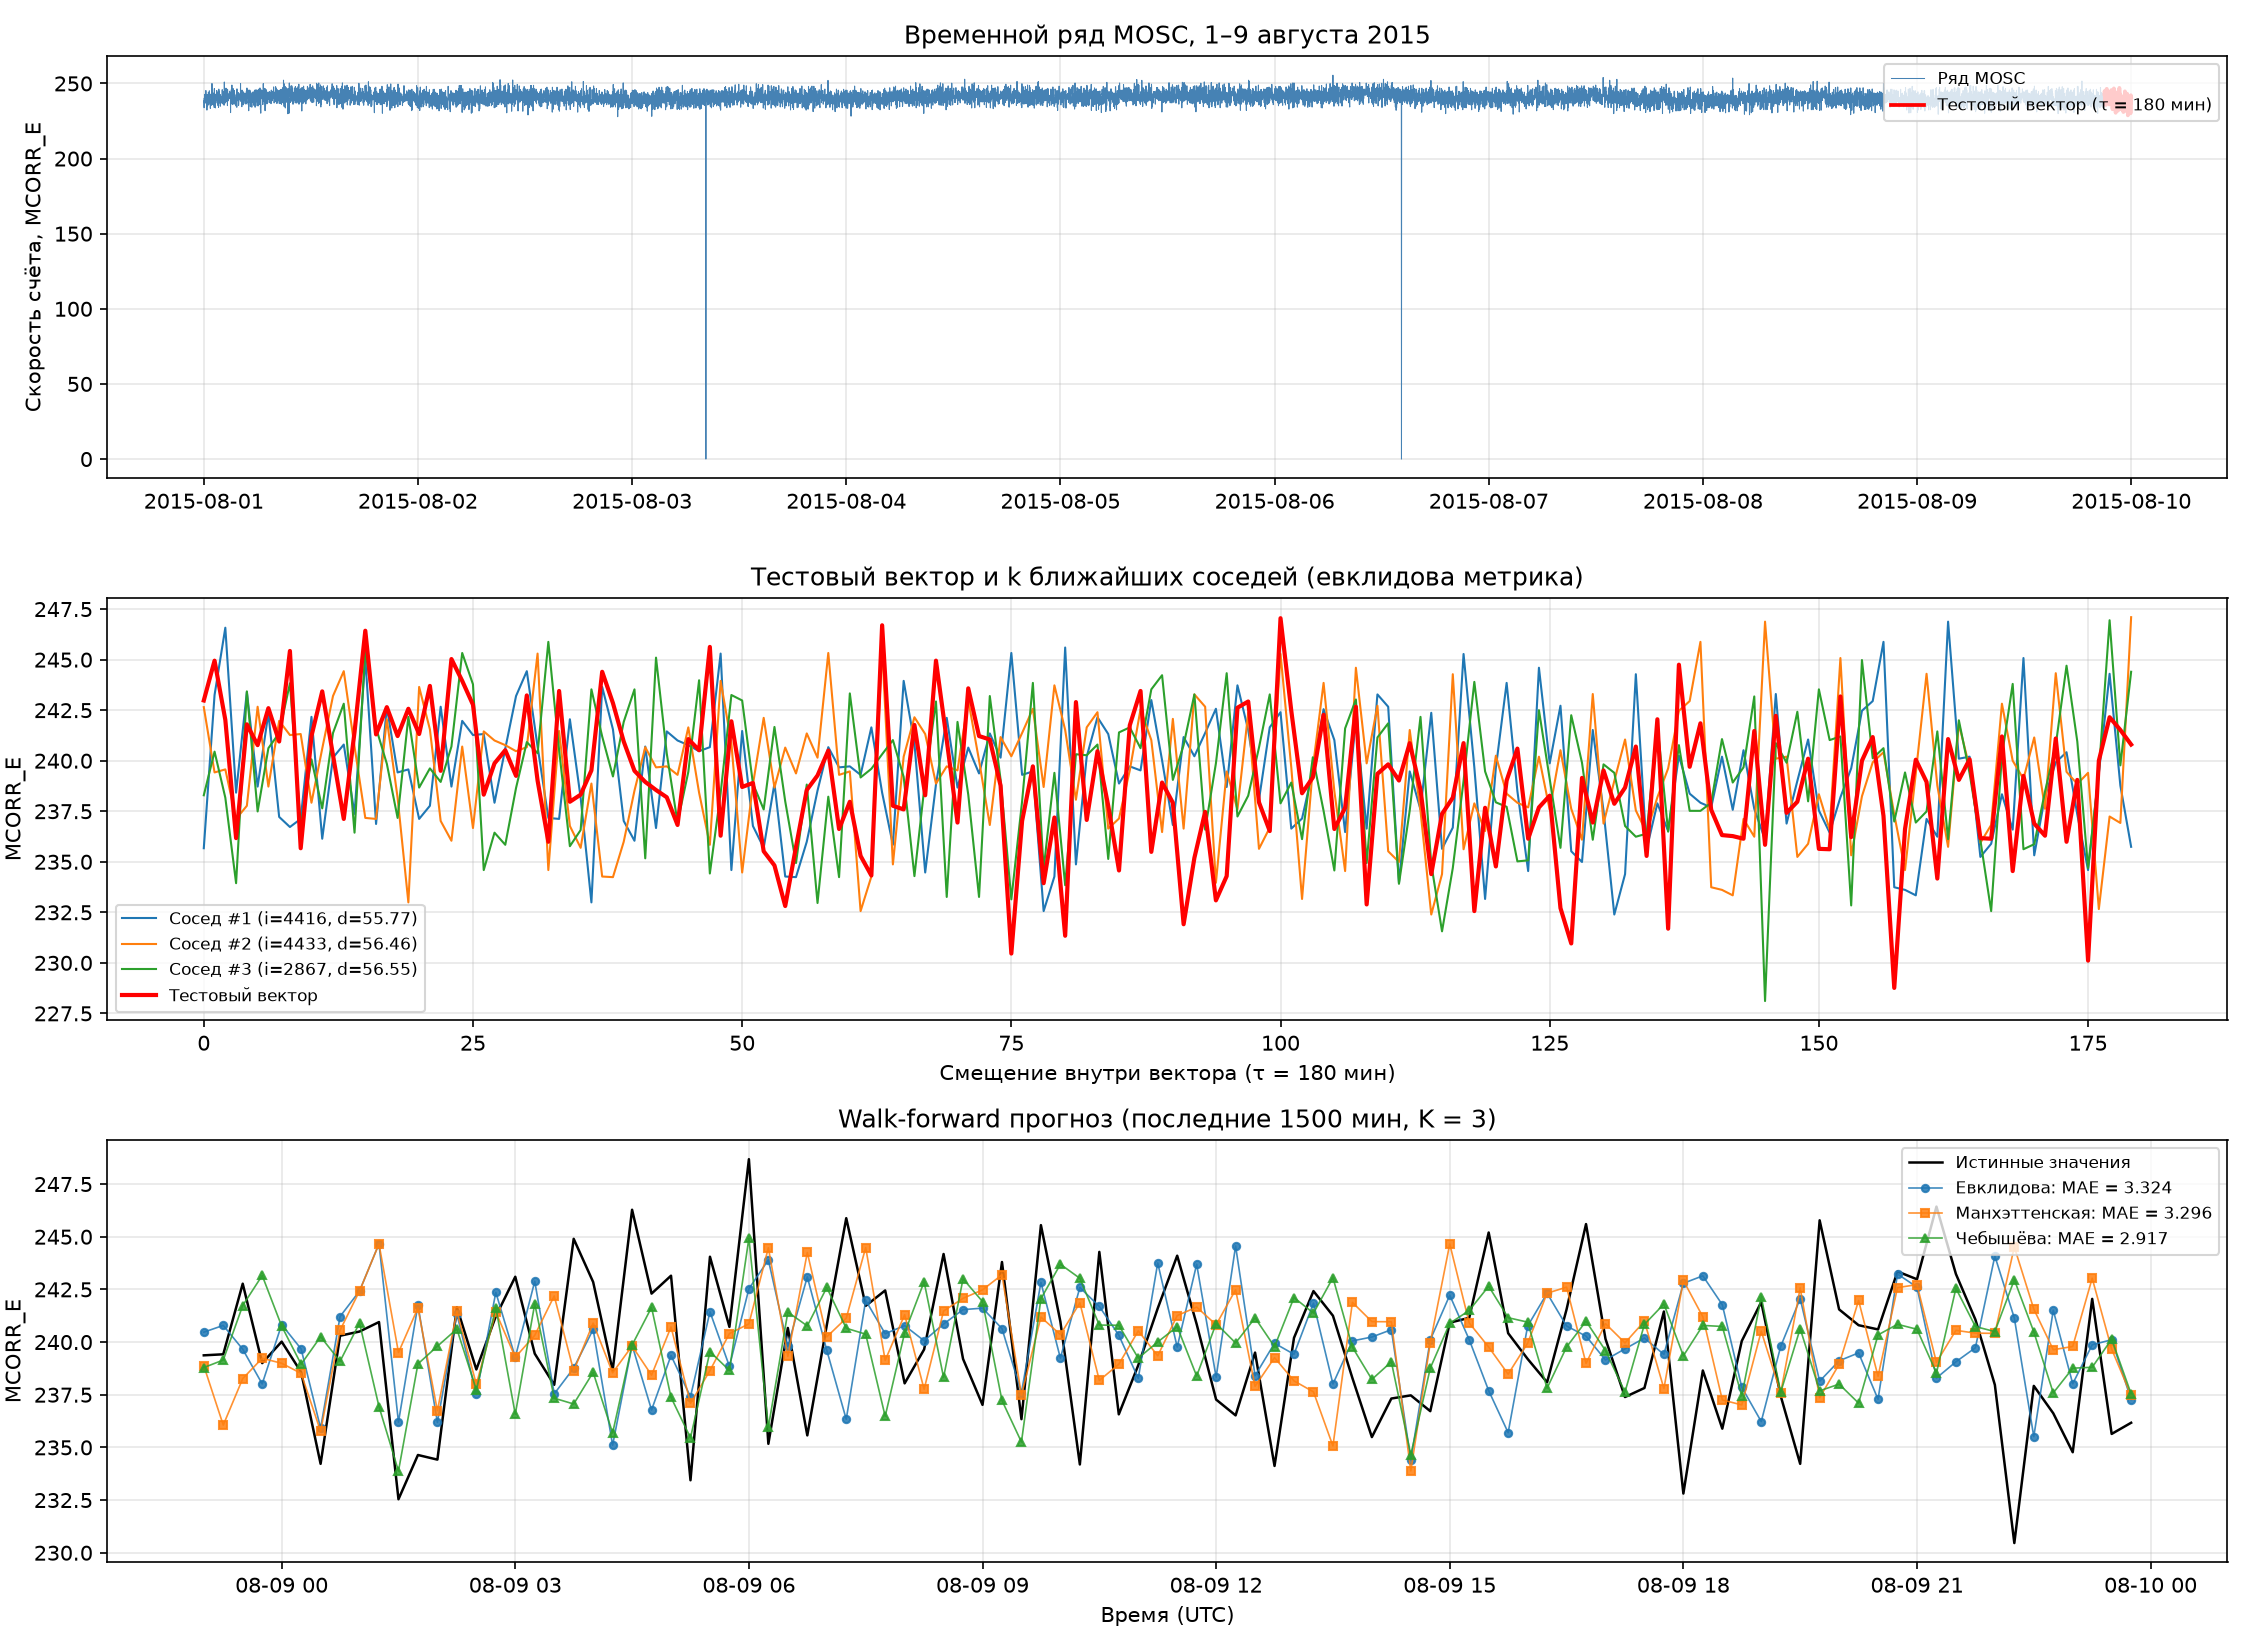

Reproduce this figure in Python.
import os
import sys
import numpy as np
import pandas as pd
import requests
import matplotlib.pyplot as plt
from numpy.lib.stride_tricks import sliding_window_view

STATION    = "MOSC"
START_DAY, START_MONTH, START_YEAR = 1, 8, 2015
END_DAY,   END_MONTH,   END_YEAR   = 9, 8, 2015
LOCAL_FILE = "mosc_2015_08_01_09.txt"

TAU = 180
K   = 3

def build_url() -> str:
    return (
        "https://www.nmdb.eu/nest/draw_graph.php"
        "?formchk=1"
        f"&stations[]={STATION}"
        "&tabchoice=ori"
        "&dtype=corr_for_efficiency"
        "&tresolution=1"
        "&yunits=0"
        "&date_choice=bydate"
        f"&start_day={START_DAY:02d}&start_month={START_MONTH:02d}&start_year={START_YEAR}"
        "&start_hour=00&start_min=00"
        f"&end_day={END_DAY:02d}&end_month={END_MONTH:02d}&end_year={END_YEAR}"
        "&end_hour=23&end_min=59"
        "&output=ascii&force=1"
    )

def download_data() -> str:
    if os.path.exists(LOCAL_FILE):
        print(f"[i] Используется локальный файл: {LOCAL_FILE}")
        with open(LOCAL_FILE, "r", encoding="utf-8", errors="ignore") as f:
            return f.read()
    print("[i] Скачивание данных с NMDB...")
    r = requests.get(build_url(), headers={"User-Agent": "Mozilla/5.0"}, timeout=120)
    r.raise_for_status()
    with open(LOCAL_FILE, "w", encoding="utf-8") as f:
        f.write(r.text)
    print(f"[i] Данные сохранены в {LOCAL_FILE}")
    return r.text

def parse_data(text: str) -> pd.DataFrame:
    rec = []
    sentinels = {-999.0, -9999.0, -99999.0, 9999.0, 99999.0}
    for line in text.splitlines():
        line = line.strip()
        if not line or line.startswith("#"):
            continue
        if "start_date_time" in line:
            continue
        if ";" not in line:
            continue
        dt_str, val_str = line.split(";", 1)
        val_str = val_str.strip()
        if val_str == "" or val_str.lower() in ("null", "nan", "na", "-"):
            v = np.nan
        else:
            try:
                v = float(val_str)
            except ValueError:
                continue
            if v in sentinels:
                v = np.nan
        try:
            dt = pd.to_datetime(dt_str.strip())
        except Exception:
            continue
        rec.append((dt, v))
    if not rec:
        sys.exit("Не удалось распарсить данные.")
    df = pd.DataFrame(rec, columns=["datetime", "value"]).set_index("datetime").sort_index()
    df = df[~df.index.duplicated(keep="first")]
    return df

def fill_gaps(df: pd.DataFrame):
    full_idx = pd.date_range(
        df.index.min().floor("min"),
        df.index.max().ceil("min"),
        freq="1min",
    )
    s = df["value"].reindex(full_idx)
    n_gaps = int(s.isna().sum())
    med = float(s.median())
    s = s.fillna(med)
    return s, med, n_gaps

def dist_euclidean(H, v):  return np.sqrt(np.sum((H - v) ** 2, axis=1))
def dist_manhattan(H, v):  return np.sum(np.abs(H - v), axis=1)
def dist_chebyshev(H, v):  return np.max(np.abs(H - v), axis=1)

METRICS = {
    "Евклидова":    dist_euclidean,
    "Манхэттенская": dist_manhattan,
    "Чебышёва":     dist_chebyshev,
}

def build_histories(values: np.ndarray, tau: int) -> np.ndarray:
    """Матрица (N-tau+1, tau): строка i = values[i:i+tau]."""
    return sliding_window_view(values, tau)

def predict_last(values: np.ndarray, tau: int, k: int, metric_fn):
    N = len(values)
    H = build_histories(values, tau)
    cutoff = N - 2 * tau
    pool = H[:cutoff]
    test_vec = values[-tau:]
    dists = metric_fn(pool, test_vec)
    order = np.argsort(dists)[:k]
    next_vals = values[order + tau]
    pred = float(np.mean(next_vals))
    return pred, order, dists, test_vec

def walk_forward(values: np.ndarray, tau: int, k: int, metric_fn,
                 n_test: int = 1500, step: int = 15):
    N = len(values)
    H = build_histories(values, tau)
    idx_list, pred_list, true_list = [], [], []
    t_start = N - n_test
    for t in range(t_start, N, step):
        cutoff = t - 2 * tau
        if cutoff < 10:
            continue
        pool = H[:cutoff]
        test_vec = values[t - tau:t]
        dists = metric_fn(pool, test_vec)
        order = np.argsort(dists)[:k]
        next_vals = values[order + tau]
        pred_list.append(float(np.mean(next_vals)))
        true_list.append(float(values[t]))
        idx_list.append(t)
    return np.array(idx_list), np.array(pred_list), np.array(true_list)

def main():
    print("=" * 66)
    print(" Вариант 7: MOSC, 01–09 августа 2015, k-NN прогноз")
    print("=" * 66)

    text = download_data()
    df = parse_data(text)
    print(f"[i] Загружено записей: {len(df)}")
    print(f"[i] Диапазон: {df.index.min()} — {df.index.max()}")

    series, med, n_gaps = fill_gaps(df)
    print(f"[i] Регулярная 1-мин сетка: {len(series)} точек")
    print(f"[i] Пропусков заполнено медианой ({med:.3f}): {n_gaps}")

    values = series.values.astype(float)
    print(f"[i] τ = {TAU}, K = {K}")

    print("\nПрогноз следующего значения для тестового вектора")
    results = {}
    for name, fn in METRICS.items():
        pred, order, dists, test_vec = predict_last(values, TAU, K, fn)
        results[name] = {"pred": pred, "order": order, "dists": dists, "test_vec": test_vec}
        d_str = ", ".join(f"{dists[i]:.2f}" for i in order)
        print(f"  {name:15s}: прогноз = {pred:8.3f}  |  "
              f"индексы соседей = {list(order)}  |  d = [{d_str}]")

    print("\nWalk-forward оценка на последних 1500 мин")
    wf = {}
    for name, fn in METRICS.items():
        idx, pred, true = walk_forward(values, TAU, K, fn, n_test=1500, step=15)
        mae = float(np.mean(np.abs(pred - true)))
        rmse = float(np.sqrt(np.mean((pred - true) ** 2)))
        wf[name] = {"idx": idx, "pred": pred, "true": true, "mae": mae, "rmse": rmse}
        print(f"  {name:15s}: MAE = {mae:.4f}   RMSE = {rmse:.4f}   "
              f"точек = {len(idx)}")

    print("\nВлияние числа соседей K (евклидова метрика)")
    for kk in (2, 3, 4, 5):
        idx, pred, true = walk_forward(values, TAU, kk, dist_euclidean,
                                        n_test=1500, step=15)
        mae = float(np.mean(np.abs(pred - true)))
        print(f"  K = {kk}: MAE = {mae:.4f}")

    fig = plt.figure(figsize=(15, 11))

    ax1 = plt.subplot2grid((3, 2), (0, 0), colspan=2)
    ax1.plot(series.index, values, color="steelblue", lw=0.5, label="Ряд MOSC")
    ax1.plot(series.index[-TAU:], values[-TAU:], color="red", lw=1.8,
             label=f"Тестовый вектор (τ = {TAU} мин)")
    ax1.set_title("Временной ряд MOSC, 1–9 августа 2015")
    ax1.set_ylabel("Скорость счёта, MCORR_E")
    ax1.grid(True, alpha=0.3)
    ax1.legend(loc="upper right", fontsize=8)

    ax2 = plt.subplot2grid((3, 2), (1, 0), colspan=2)
    ref = results["Евклидова"]
    for rank, i in enumerate(ref["order"]):
        ax2.plot(np.arange(TAU), values[i:i + TAU], lw=1.0,
                 label=f"Сосед #{rank+1} (i={i}, d={ref['dists'][i]:.2f})")
    ax2.plot(np.arange(TAU), ref["test_vec"], color="red", lw=2.0,
             label="Тестовый вектор")
    ax2.set_title("Тестовый вектор и k ближайших соседей (евклидова метрика)")
    ax2.set_xlabel(f"Смещение внутри вектора (τ = {TAU} мин)")
    ax2.set_ylabel("MCORR_E")
    ax2.grid(True, alpha=0.3)
    ax2.legend(fontsize=8)

    ax3 = plt.subplot2grid((3, 2), (2, 0), colspan=2)
    wfe = wf["Евклидова"]
    times = series.index[wfe["idx"]]
    ax3.plot(times, wfe["true"], color="black", lw=1.2, label="Истинные значения")
    for name, marker in zip(METRICS.keys(), ["o", "s", "^"]):
        w = wf[name]
        ax3.plot(series.index[w["idx"]], w["pred"],
                 marker=marker, ms=3.5, lw=0.8, alpha=0.85,
                 label=f"{name}: MAE = {w['mae']:.3f}")
    ax3.set_title("Walk-forward прогноз (последние 1500 мин, K = 3)")
    ax3.set_xlabel("Время (UTC)")
    ax3.set_ylabel("MCORR_E")
    ax3.grid(True, alpha=0.3)
    ax3.legend(fontsize=8, loc="upper right")

    plt.tight_layout()
    out = "mosc_knn.png"
    plt.savefig(out, dpi=150)
    print(f"\n[i] Графики сохранены в {out}")
    plt.show()

if __name__ == "__main__":
    main()
